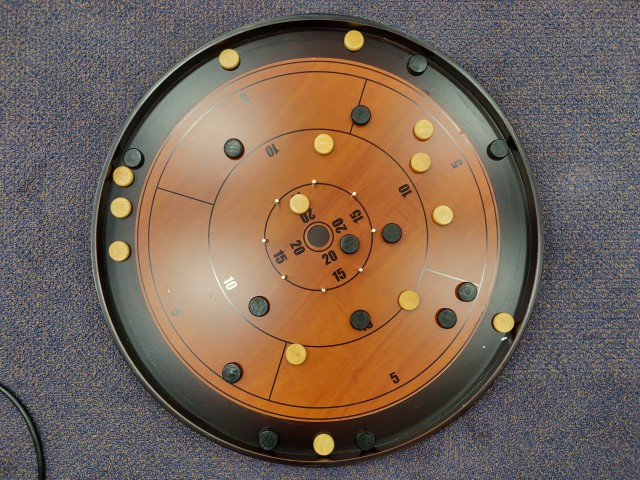
#> input picture CrokinolePhotos/crokinole1.jpg, 640 x 480 px, given in place of the camera
$ python calibrate_camera.py
#> lines starting #> are read from the running program, lines starting #| are printed output that depends on the picture; after the words box and inside, x2 and y2 are one past the last pixel; in counts of white or black regions, pixels touching at a corner belong together; long printed decimals are rounded
'''
Used to calibrate the camera with respect to the board (extrinsics)

Calibrate the depth value and the position of the center of the board

'''

import numpy as np
import cv2
from matplotlib import pyplot as plt
import time


#----------------CAMERA INTRINSIC PARAMETERS ------------------#

A = np.array([[986.1724, 0, 0],  [0, 994.4793, 0],	[0, 0, 1]])

# principle point of camera
p_principle = np.array([635.8148, 370.9430])
p_principle = np.reshape(p_principle, (2, 1))

# distortion parameters
RADIA_DISTORT_X = -0.0383
RADIA_DISTORT_Y = 0.2577

# focal lengths
FOCUS_X = 986.1724
FOCUS_Y = 994.4793

# translation from world frame to camera frame in mm
t = np.array([0, 0, 1000])
t = np.reshape(t, (3, 1))
# rotation from world frame to camera frame
R = np.array([[1, 0, 0], [0, -1, 0], [0, 0, -1] 	])
AI = np.matmul(		A,  np.array([[1, 0, 0, 0], [0, 1, 0, 0], [0, 0, 1, 0]]))
Tform = np.hstack((R, t)	)
Tform = np.vstack((Tform, [0, 0, 0, 1]))
G = np.matmul(AI, Tform)

'''
---------------------STEPS FOR CALIBRATION-------------------------

1)	Turn on the camera above the board and try to align the
	'X' of the camera with the board as well as possible. The goal
	is not to match the centers perfectly but to ensure that the
	camera is facing perfectly downward toward the board. The 'X' helps.
2)	Set CALIBRATING_DEPTH and CALIBRATING_ANGLE to False.
3)	Put a white coin in the center and check the offset values. Update them.
4)	Now set CALIBRATING_DEPTH to True.
5)	Place the coin in (254,0) of the board frame and check the X,Y values.
	We want X^2 + Y^2 = 254^2. Tune the Depth using the formul D_tuned = 254*D_current/sqrt(X^2 + Y^2)
6)  Once this is done, calculate theta as arctan(-Y/X). Note that the coin is still in 254,0.
7)	Set CALIBRATING_ANGLE to True and check if you now print out 254,0, or somewhere close to it.

'''


#-------WHAT ARE YOU CALIBRATING?--------#

CALIBRATING_DEPTH = True
CALIBRATING_ANGLE = True

#-------CALIBRATION VALUES--------#

# COPY THESE OVER TO coins_updater.py


# average value of pixes threshold to distinguish white from black coins
WHITE_THRESHOLD = 180
BLACK_THRESHOLD = 180
CSD = 8  # colour search distance


# pixel center offset
offset_pixel_x = -62.5
offset_pixel_y = -8

#Depth in mm, theta in radian
Depth = 1220*254/np.sqrt(251.4**2+2.4**2)
theta = -0.001

#---------------------------------#


def isWhite(cimg, img, i):
    avg = 0
    x = int(i[0])
    y = int(i[1])
    # be careful of indexing here, 1 represents x-coordinate, 0 represents y
    # compute the average RGB value
    avg = np.average(img[y-CSD:y+CSD, x-CSD:x+CSD])
    if avg < WHITE_THRESHOLD:
        return False
    return True


def isBlack(cimg, img, i):
    avg = 0
    x = int(i[0])
    y = int(i[1])
    # be careful of indexing here, 1 represents x-coordinate, 0 represents y
    # compute the average RGB value
    avg = np.average(img[y-CSD:y+CSD, x-CSD:x+CSD])
    if avg > BLACK_THRESHOLD:
        return False
    return True


def main():

    # Capture the video with a VideoCapture object
    # Argument 0 usually selects your laptop integrated webcam, other number (1,2,3.. try each!) grabs other cams
    cap = cv2.VideoCapture(-1)
    time.sleep(2)

    while(cap.isOpened()):
        ret, frame = cap.read()
#> frame is the input picture: shape (480, 640, 3); mean B, G, R 86.5, 100.8, 119.6
        if ret == True:
            # Hold on to color image
            cimg = frame
            # Get a BW image and blur to remove salt and pepper
            img = cv2.cvtColor(cimg, cv2.COLOR_BGR2GRAY)
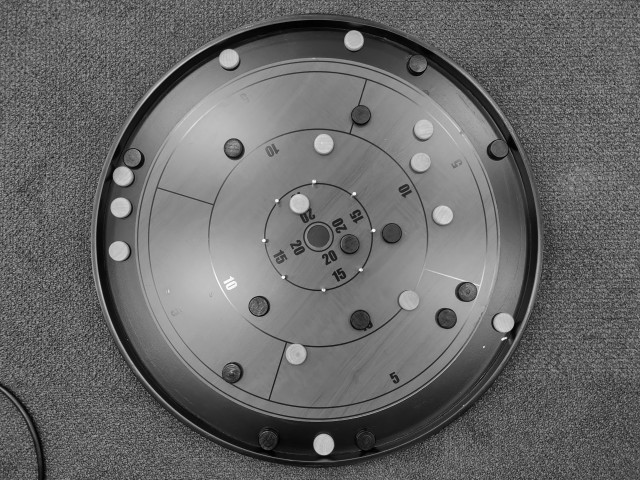
#> img: shape (480, 640); min 0, max 253, mean 104.8
            img = cv2.medianBlur(img, 9)
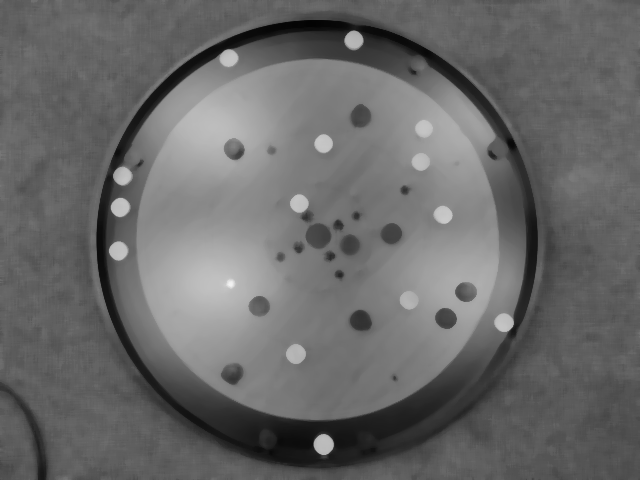
#> img: shape (480, 640); min 3, max 242, mean 104.9
            # Get all circle instances in the image found by Hough
            circles = cv2.HoughCircles(
                img, cv2.HOUGH_GRADIENT, 1.9, 10, param1=60, param2=40, minRadius=8, maxRadius=14)
#> circles = 14 rows, first 8: [445.5, 318.2, 10.47], [318.2, 234.6, 12.94], [390.4, 232.8, 10.66], [323.9, 443.6, 10.47], [360, 116.8, 10.09], [323.9, 143.4, 9.33], [259.4, 306.9, 10.85], [350.5, 244.1, 10.66]
            if (circles is not None):
                for i in circles[0, :]:
                    if isBlack(cimg, img, i):
                        # blue colour center marker for black coin
                        cv2.circle(cimg, (i[0], i[1]), 2, (0, 255, 0), 3)
                    if isWhite(cimg, img, i):  # coin is white in color
                        # red colour center marker for our coin
                        cv2.circle(cimg, (i[0], i[1]), 2, (255, 0, 0), 3)

                        pixel_x_cam = i[0]-320 - offset_pixel_x
                        pixel_y_cam = -(i[1]-240) - offset_pixel_y

                        X = pixel_x_cam/FOCUS_X*Depth
                        Y = pixel_y_cam/FOCUS_Y*Depth

                        if(CALIBRATING_ANGLE):
                            Xunrot = X
                            X = np.cos(theta)*Xunrot - np.sin(theta)*Y
                            Y = np.sin(theta)*Xunrot + np.cos(theta)*Y

                        if(CALIBRATING_DEPTH):
                            # x and y coordinates in pixels
                            print(X, Y, "Need 254 at the points")
                        else:
                            # draw reference lines
                            x1 = int(i[0])+100
                            y1 = int(i[1])+100
                            x0 = int(i[0])-100
                            y0 = int(i[1])-100
                            cv2.line(cimg, (x0, y0), (x1, y1), (0, 0, 255), 6)
                            x1 = int(i[0])+100
                            y1 = int(i[1])-100
                            x0 = int(i[0])-100
                            y0 = int(i[1])+100
                            cv2.line(cimg, (x0, y0), (x1, y1), (0, 0, 255), 6)
                            cv2.circle(cimg, (320, 240), 2, (255, 0, 0), 3)
                            print(pixel_x_cam + offset_pixel_x, pixel_y_cam +
                                  offset_pixel_y, "Update offset values")
#> this loop made 14 passes
#> (i, pixel_x_cam, pixel_y_cam, Y) on passes 6, 11, 14: ([323.9, 143.4, 9.33], 66.45, 104.6, 129.5), ([299.2, 202.3, 8.66], 41.75, 45.65, 56.53), ([424.6, 128.2, 9.14], 167.1, 119.8, 148.2)
#> i on passes 1, 2, 3, 4, 5, 7: [445.5, 318.2, 10.47], [318.2, 234.6, 12.94], [390.4, 232.8, 10.66], [323.9, 443.6, 10.47], [360, 116.8, 10.09], [259.4, 306.9, 10.85]
#| 83.182 129.497 Need 254 at the points
#| 52.238 56.527 Need 254 at the points
#| 209.060 148.210 Need 254 at the points
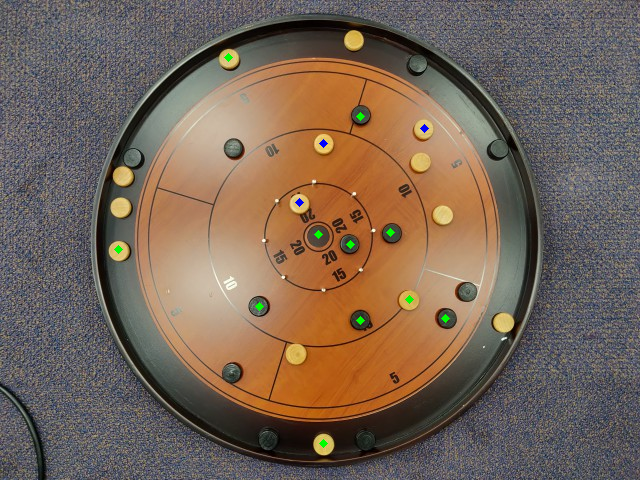
#> cimg: shape (480, 640, 3); 0.19% of pixels changed, all inside (x1, y1, x2, y2) = (114, 53, 450, 448)
                cv2.imshow('Crokinole Detected Coins', cimg)
            if cv2.waitKey(1) & 0xFF == ord('q'):
#> (key q is pressed here)
                break
        else:
            break
    # Release everything if job is finished
    cap.release()
    cv2.destroyAllWindows()


if __name__ == "__main__":
    main()
